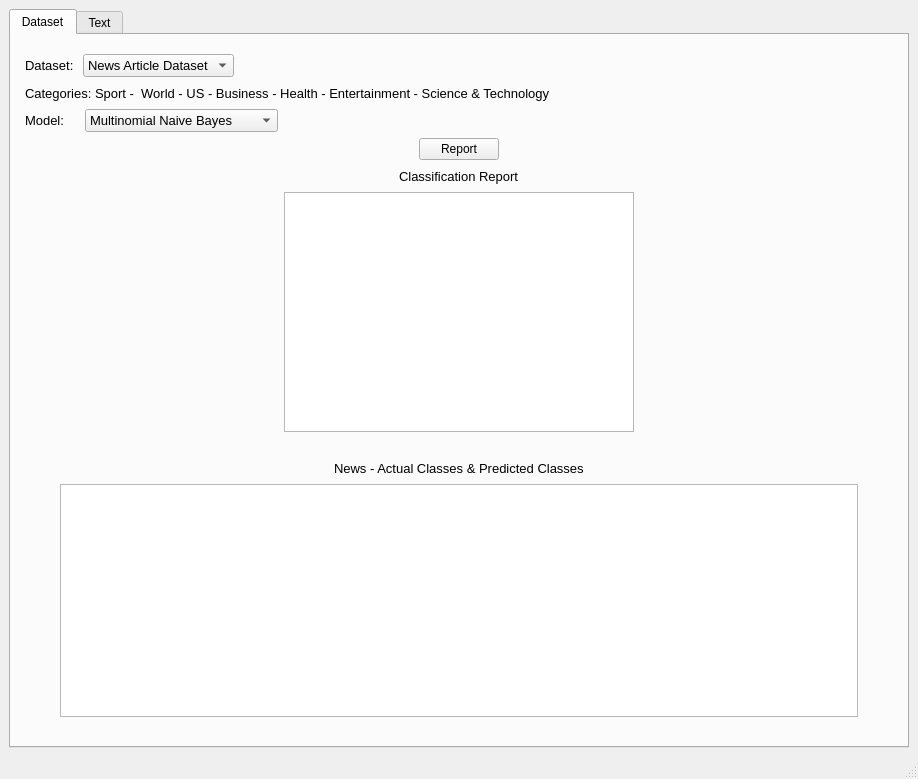
<?xml version="1.0" encoding="UTF-8"?>
<ui version="4.0">
 <class>MainWindow</class>
 <widget class="QMainWindow" name="MainWindow">
  <property name="geometry">
   <rect>
    <x>0</x>
    <y>0</y>
    <width>918</width>
    <height>779</height>
   </rect>
  </property>
  <property name="windowTitle">
   <string>News Classification</string>
  </property>
  <widget class="QWidget" name="centralwidget">
   <layout class="QVBoxLayout" name="verticalLayout_6">
    <item>
     <widget class="QTabWidget" name="tabWidget">
      <property name="currentIndex">
       <number>0</number>
      </property>
      <widget class="QWidget" name="dataset_tab">
       <attribute name="title">
        <string>Dataset</string>
       </attribute>
       <layout class="QVBoxLayout" name="verticalLayout_5">
        <item>
         <layout class="QVBoxLayout" name="verticalLayout_4">
          <item>
           <spacer name="verticalSpacer_2">
            <property name="orientation">
             <enum>Qt::Vertical</enum>
            </property>
            <property name="sizeType">
             <enum>QSizePolicy::Fixed</enum>
            </property>
            <property name="sizeHint" stdset="0">
             <size>
              <width>20</width>
              <height>10</height>
             </size>
            </property>
           </spacer>
          </item>
          <item>
           <layout class="QHBoxLayout" name="horizontalLayout_13">
            <item>
             <spacer name="horizontalSpacer_5">
              <property name="orientation">
               <enum>Qt::Horizontal</enum>
              </property>
              <property name="sizeType">
               <enum>QSizePolicy::Fixed</enum>
              </property>
              <property name="sizeHint" stdset="0">
               <size>
                <width>5</width>
                <height>20</height>
               </size>
              </property>
             </spacer>
            </item>
            <item>
             <widget class="QLabel" name="datasetLabel">
              <property name="font">
               <font>
                <pointsize>10</pointsize>
               </font>
              </property>
              <property name="text">
               <string>Dataset: </string>
              </property>
             </widget>
            </item>
            <item>
             <widget class="QComboBox" name="datasetDatasetBox">
              <property name="font">
               <font>
                <pointsize>10</pointsize>
               </font>
              </property>
              <item>
               <property name="text">
                <string>News Article Dataset</string>
               </property>
              </item>
              <item>
               <property name="text">
                <string>BBC News Dataset</string>
               </property>
              </item>
             </widget>
            </item>
            <item>
             <spacer name="horizontalSpacer_13">
              <property name="orientation">
               <enum>Qt::Horizontal</enum>
              </property>
              <property name="sizeHint" stdset="0">
               <size>
                <width>40</width>
                <height>20</height>
               </size>
              </property>
             </spacer>
            </item>
           </layout>
          </item>
          <item>
           <layout class="QHBoxLayout" name="horizontalLayout_14">
            <item>
             <spacer name="horizontalSpacer_6">
              <property name="orientation">
               <enum>Qt::Horizontal</enum>
              </property>
              <property name="sizeType">
               <enum>QSizePolicy::Fixed</enum>
              </property>
              <property name="sizeHint" stdset="0">
               <size>
                <width>5</width>
                <height>20</height>
               </size>
              </property>
             </spacer>
            </item>
            <item>
             <widget class="QLabel" name="datasetCategories">
              <property name="font">
               <font>
                <pointsize>10</pointsize>
               </font>
              </property>
              <property name="text">
               <string>Categories: Sport -  World - US - Business - Health - Entertainment - Science &amp; Technology</string>
              </property>
             </widget>
            </item>
           </layout>
          </item>
          <item>
           <layout class="QHBoxLayout" name="horizontalLayout_15">
            <item>
             <spacer name="horizontalSpacer_7">
              <property name="orientation">
               <enum>Qt::Horizontal</enum>
              </property>
              <property name="sizeType">
               <enum>QSizePolicy::Fixed</enum>
              </property>
              <property name="sizeHint" stdset="0">
               <size>
                <width>5</width>
                <height>20</height>
               </size>
              </property>
             </spacer>
            </item>
            <item>
             <widget class="QLabel" name="datasetlabel_9">
              <property name="font">
               <font>
                <pointsize>10</pointsize>
               </font>
              </property>
              <property name="text">
               <string>Model:    </string>
              </property>
             </widget>
            </item>
            <item>
             <widget class="QComboBox" name="datasetModelBox">
              <property name="font">
               <font>
                <pointsize>10</pointsize>
               </font>
              </property>
              <item>
               <property name="text">
                <string>Multinomial Naive Bayes</string>
               </property>
              </item>
              <item>
               <property name="text">
                <string>Support Vector Machines</string>
               </property>
              </item>
              <item>
               <property name="text">
                <string>Logistic Regression</string>
               </property>
              </item>
              <item>
               <property name="text">
                <string>Gradient Boosting Classifier</string>
               </property>
              </item>
             </widget>
            </item>
            <item>
             <spacer name="horizontalSpacer_14">
              <property name="orientation">
               <enum>Qt::Horizontal</enum>
              </property>
              <property name="sizeHint" stdset="0">
               <size>
                <width>40</width>
                <height>20</height>
               </size>
              </property>
             </spacer>
            </item>
           </layout>
          </item>
          <item>
           <layout class="QHBoxLayout" name="horizontalLayout_16">
            <item>
             <spacer name="horizontalSpacer_15">
              <property name="orientation">
               <enum>Qt::Horizontal</enum>
              </property>
              <property name="sizeHint" stdset="0">
               <size>
                <width>40</width>
                <height>20</height>
               </size>
              </property>
             </spacer>
            </item>
            <item>
             <widget class="QPushButton" name="datasetPushButton">
              <property name="text">
               <string>Report</string>
              </property>
             </widget>
            </item>
            <item>
             <spacer name="horizontalSpacer_16">
              <property name="orientation">
               <enum>Qt::Horizontal</enum>
              </property>
              <property name="sizeHint" stdset="0">
               <size>
                <width>40</width>
                <height>20</height>
               </size>
              </property>
             </spacer>
            </item>
           </layout>
          </item>
          <item>
           <layout class="QHBoxLayout" name="horizontalLayout_20">
            <item>
             <spacer name="horizontalSpacer_22">
              <property name="orientation">
               <enum>Qt::Horizontal</enum>
              </property>
              <property name="sizeHint" stdset="0">
               <size>
                <width>40</width>
                <height>20</height>
               </size>
              </property>
             </spacer>
            </item>
            <item>
             <widget class="QLabel" name="datasetReportLabel">
              <property name="font">
               <font>
                <pointsize>10</pointsize>
               </font>
              </property>
              <property name="text">
               <string>Classification Report</string>
              </property>
             </widget>
            </item>
            <item>
             <spacer name="horizontalSpacer_21">
              <property name="orientation">
               <enum>Qt::Horizontal</enum>
              </property>
              <property name="sizeHint" stdset="0">
               <size>
                <width>40</width>
                <height>20</height>
               </size>
              </property>
             </spacer>
            </item>
           </layout>
          </item>
          <item>
           <layout class="QHBoxLayout" name="horizontalLayout_17">
            <item>
             <spacer name="horizontalSpacer_17">
              <property name="orientation">
               <enum>Qt::Horizontal</enum>
              </property>
              <property name="sizeType">
               <enum>QSizePolicy::Minimum</enum>
              </property>
              <property name="sizeHint" stdset="0">
               <size>
                <width>40</width>
                <height>20</height>
               </size>
              </property>
             </spacer>
            </item>
            <item>
             <widget class="QTextBrowser" name="datasetReportText">
              <property name="sizePolicy">
               <sizepolicy hsizetype="Fixed" vsizetype="Fixed">
                <horstretch>0</horstretch>
                <verstretch>0</verstretch>
               </sizepolicy>
              </property>
              <property name="minimumSize">
               <size>
                <width>350</width>
                <height>240</height>
               </size>
              </property>
              <property name="font">
               <font>
                <pointsize>10</pointsize>
               </font>
              </property>
             </widget>
            </item>
            <item>
             <spacer name="horizontalSpacer_18">
              <property name="orientation">
               <enum>Qt::Horizontal</enum>
              </property>
              <property name="sizeType">
               <enum>QSizePolicy::Minimum</enum>
              </property>
              <property name="sizeHint" stdset="0">
               <size>
                <width>40</width>
                <height>20</height>
               </size>
              </property>
             </spacer>
            </item>
           </layout>
          </item>
          <item>
           <spacer name="verticalSpacer_4">
            <property name="orientation">
             <enum>Qt::Vertical</enum>
            </property>
            <property name="sizeType">
             <enum>QSizePolicy::Fixed</enum>
            </property>
            <property name="sizeHint" stdset="0">
             <size>
              <width>20</width>
              <height>20</height>
             </size>
            </property>
           </spacer>
          </item>
          <item>
           <layout class="QHBoxLayout" name="horizontalLayout">
            <item>
             <spacer name="horizontalSpacer_24">
              <property name="orientation">
               <enum>Qt::Horizontal</enum>
              </property>
              <property name="sizeHint" stdset="0">
               <size>
                <width>40</width>
                <height>20</height>
               </size>
              </property>
             </spacer>
            </item>
            <item>
             <widget class="QLabel" name="label">
              <property name="font">
               <font>
                <pointsize>10</pointsize>
               </font>
              </property>
              <property name="text">
               <string>News - Actual Classes &amp; Predicted Classes</string>
              </property>
             </widget>
            </item>
            <item>
             <spacer name="horizontalSpacer_25">
              <property name="orientation">
               <enum>Qt::Horizontal</enum>
              </property>
              <property name="sizeHint" stdset="0">
               <size>
                <width>40</width>
                <height>20</height>
               </size>
              </property>
             </spacer>
            </item>
           </layout>
          </item>
          <item>
           <layout class="QHBoxLayout" name="horizontalLayout_18" stretch="0,0,0">
            <item>
             <spacer name="horizontalSpacer_20">
              <property name="orientation">
               <enum>Qt::Horizontal</enum>
              </property>
              <property name="sizeType">
               <enum>QSizePolicy::Minimum</enum>
              </property>
              <property name="sizeHint" stdset="0">
               <size>
                <width>40</width>
                <height>20</height>
               </size>
              </property>
             </spacer>
            </item>
            <item>
             <widget class="QTextBrowser" name="datasetNewsText">
              <property name="font">
               <font>
                <pointsize>10</pointsize>
               </font>
              </property>
             </widget>
            </item>
            <item>
             <spacer name="horizontalSpacer_19">
              <property name="orientation">
               <enum>Qt::Horizontal</enum>
              </property>
              <property name="sizeType">
               <enum>QSizePolicy::Minimum</enum>
              </property>
              <property name="sizeHint" stdset="0">
               <size>
                <width>40</width>
                <height>20</height>
               </size>
              </property>
             </spacer>
            </item>
           </layout>
          </item>
          <item>
           <spacer name="verticalSpacer_3">
            <property name="orientation">
             <enum>Qt::Vertical</enum>
            </property>
            <property name="sizeType">
             <enum>QSizePolicy::Fixed</enum>
            </property>
            <property name="sizeHint" stdset="0">
             <size>
              <width>20</width>
              <height>20</height>
             </size>
            </property>
           </spacer>
          </item>
         </layout>
        </item>
       </layout>
      </widget>
      <widget class="QWidget" name="sentence_tab">
       <attribute name="title">
        <string>Text</string>
       </attribute>
       <layout class="QHBoxLayout" name="horizontalLayout_19">
        <item>
         <layout class="QVBoxLayout" name="verticalLayout_3">
          <item>
           <spacer name="verticalSpacer">
            <property name="orientation">
             <enum>Qt::Vertical</enum>
            </property>
            <property name="sizeType">
             <enum>QSizePolicy::Fixed</enum>
            </property>
            <property name="sizeHint" stdset="0">
             <size>
              <width>20</width>
              <height>10</height>
             </size>
            </property>
           </spacer>
          </item>
          <item>
           <layout class="QHBoxLayout" name="horizontalLayout_9">
            <item>
             <spacer name="horizontalSpacer_8">
              <property name="orientation">
               <enum>Qt::Horizontal</enum>
              </property>
              <property name="sizeType">
               <enum>QSizePolicy::Fixed</enum>
              </property>
              <property name="sizeHint" stdset="0">
               <size>
                <width>5</width>
                <height>20</height>
               </size>
              </property>
             </spacer>
            </item>
            <item>
             <widget class="QLabel" name="sentenceDatasetLabel">
              <property name="font">
               <font>
                <pointsize>10</pointsize>
               </font>
              </property>
              <property name="text">
               <string>Dataset: </string>
              </property>
             </widget>
            </item>
            <item>
             <widget class="QComboBox" name="sentenceDatasetBox">
              <property name="font">
               <font>
                <pointsize>10</pointsize>
               </font>
              </property>
              <item>
               <property name="text">
                <string>News Article Dataset</string>
               </property>
              </item>
              <item>
               <property name="text">
                <string>BBC News Dataset</string>
               </property>
              </item>
             </widget>
            </item>
            <item>
             <spacer name="horizontalSpacer_9">
              <property name="orientation">
               <enum>Qt::Horizontal</enum>
              </property>
              <property name="sizeHint" stdset="0">
               <size>
                <width>40</width>
                <height>20</height>
               </size>
              </property>
             </spacer>
            </item>
           </layout>
          </item>
          <item>
           <layout class="QHBoxLayout" name="horizontalLayout_10">
            <item>
             <spacer name="horizontalSpacer_23">
              <property name="orientation">
               <enum>Qt::Horizontal</enum>
              </property>
              <property name="sizeType">
               <enum>QSizePolicy::Fixed</enum>
              </property>
              <property name="sizeHint" stdset="0">
               <size>
                <width>5</width>
                <height>20</height>
               </size>
              </property>
             </spacer>
            </item>
            <item>
             <widget class="QLabel" name="sentenceCategories">
              <property name="font">
               <font>
                <pointsize>10</pointsize>
               </font>
              </property>
              <property name="text">
               <string>Categories: Sport -  World - US - Business - Health - Entertainment - Science &amp; Technology</string>
              </property>
             </widget>
            </item>
           </layout>
          </item>
          <item>
           <layout class="QHBoxLayout" name="horizontalLayout_11">
            <item>
             <spacer name="horizontalSpacer_10">
              <property name="orientation">
               <enum>Qt::Horizontal</enum>
              </property>
              <property name="sizeHint" stdset="0">
               <size>
                <width>40</width>
                <height>20</height>
               </size>
              </property>
             </spacer>
            </item>
            <item>
             <widget class="QPushButton" name="sentenceClearButton">
              <property name="font">
               <font>
                <pointsize>10</pointsize>
               </font>
              </property>
              <property name="text">
               <string>Clear</string>
              </property>
             </widget>
            </item>
            <item>
             <spacer name="horizontalSpacer_26">
              <property name="orientation">
               <enum>Qt::Horizontal</enum>
              </property>
              <property name="sizeType">
               <enum>QSizePolicy::Fixed</enum>
              </property>
              <property name="sizeHint" stdset="0">
               <size>
                <width>40</width>
                <height>20</height>
               </size>
              </property>
             </spacer>
            </item>
           </layout>
          </item>
          <item>
           <layout class="QHBoxLayout" name="horizontalLayout_4">
            <item>
             <spacer name="horizontalSpacer_3">
              <property name="orientation">
               <enum>Qt::Horizontal</enum>
              </property>
              <property name="sizeType">
               <enum>QSizePolicy::Minimum</enum>
              </property>
              <property name="sizeHint" stdset="0">
               <size>
                <width>40</width>
                <height>20</height>
               </size>
              </property>
             </spacer>
            </item>
            <item>
             <widget class="QTextEdit" name="sentenceTextEdit">
              <property name="sizePolicy">
               <sizepolicy hsizetype="Expanding" vsizetype="MinimumExpanding">
                <horstretch>0</horstretch>
                <verstretch>0</verstretch>
               </sizepolicy>
              </property>
              <property name="font">
               <font>
                <pointsize>10</pointsize>
               </font>
              </property>
             </widget>
            </item>
            <item>
             <spacer name="horizontalSpacer_4">
              <property name="orientation">
               <enum>Qt::Horizontal</enum>
              </property>
              <property name="sizeType">
               <enum>QSizePolicy::Minimum</enum>
              </property>
              <property name="sizeHint" stdset="0">
               <size>
                <width>40</width>
                <height>20</height>
               </size>
              </property>
             </spacer>
            </item>
           </layout>
          </item>
          <item>
           <spacer name="verticalSpacer_7">
            <property name="orientation">
             <enum>Qt::Vertical</enum>
            </property>
            <property name="sizeType">
             <enum>QSizePolicy::Fixed</enum>
            </property>
            <property name="sizeHint" stdset="0">
             <size>
              <width>20</width>
              <height>10</height>
             </size>
            </property>
           </spacer>
          </item>
          <item>
           <layout class="QHBoxLayout" name="horizontalLayout_12">
            <item>
             <spacer name="horizontalSpacer_11">
              <property name="orientation">
               <enum>Qt::Horizontal</enum>
              </property>
              <property name="sizeHint" stdset="0">
               <size>
                <width>40</width>
                <height>20</height>
               </size>
              </property>
             </spacer>
            </item>
            <item>
             <widget class="QPushButton" name="sentenceFindButton">
              <property name="font">
               <font>
                <pointsize>10</pointsize>
               </font>
              </property>
              <property name="text">
               <string>Find The Category</string>
              </property>
             </widget>
            </item>
            <item>
             <spacer name="horizontalSpacer_12">
              <property name="orientation">
               <enum>Qt::Horizontal</enum>
              </property>
              <property name="sizeHint" stdset="0">
               <size>
                <width>40</width>
                <height>20</height>
               </size>
              </property>
             </spacer>
            </item>
           </layout>
          </item>
          <item>
           <spacer name="verticalSpacer_8">
            <property name="orientation">
             <enum>Qt::Vertical</enum>
            </property>
            <property name="sizeType">
             <enum>QSizePolicy::MinimumExpanding</enum>
            </property>
            <property name="sizeHint" stdset="0">
             <size>
              <width>20</width>
              <height>40</height>
             </size>
            </property>
           </spacer>
          </item>
          <item>
           <layout class="QHBoxLayout" name="horizontalLayout_3">
            <item>
             <spacer name="horizontalSpacer">
              <property name="orientation">
               <enum>Qt::Horizontal</enum>
              </property>
              <property name="sizeType">
               <enum>QSizePolicy::Minimum</enum>
              </property>
              <property name="sizeHint" stdset="0">
               <size>
                <width>40</width>
                <height>20</height>
               </size>
              </property>
             </spacer>
            </item>
            <item>
             <widget class="QTableWidget" name="sentenceCategoryTable">
              <property name="sizePolicy">
               <sizepolicy hsizetype="Expanding" vsizetype="Minimum">
                <horstretch>0</horstretch>
                <verstretch>0</verstretch>
               </sizepolicy>
              </property>
              <property name="minimumSize">
               <size>
                <width>0</width>
                <height>50</height>
               </size>
              </property>
              <property name="font">
               <font>
                <pointsize>10</pointsize>
               </font>
              </property>
              <property name="sizeAdjustPolicy">
               <enum>QAbstractScrollArea::AdjustIgnored</enum>
              </property>
              <attribute name="horizontalHeaderCascadingSectionResizes">
               <bool>false</bool>
              </attribute>
              <attribute name="verticalHeaderStretchLastSection">
               <bool>true</bool>
              </attribute>
              <row>
               <property name="text">
                <string>Category</string>
               </property>
               <property name="textAlignment">
                <set>AlignCenter</set>
               </property>
              </row>
              <column>
               <property name="text">
                <string>Multinomial Naive Bayes</string>
               </property>
              </column>
              <column>
               <property name="text">
                <string>Support Vector Machines</string>
               </property>
              </column>
              <column>
               <property name="text">
                <string>Logistic Regression</string>
               </property>
              </column>
              <column>
               <property name="text">
                <string>Gradient Boosting Classifier</string>
               </property>
              </column>
              <item row="0" column="0">
               <property name="text">
                <string/>
               </property>
               <property name="textAlignment">
                <set>AlignCenter</set>
               </property>
              </item>
              <item row="0" column="1">
               <property name="text">
                <string/>
               </property>
               <property name="textAlignment">
                <set>AlignLeading|AlignVCenter</set>
               </property>
              </item>
             </widget>
            </item>
            <item>
             <spacer name="horizontalSpacer_2">
              <property name="orientation">
               <enum>Qt::Horizontal</enum>
              </property>
              <property name="sizeType">
               <enum>QSizePolicy::Minimum</enum>
              </property>
              <property name="sizeHint" stdset="0">
               <size>
                <width>40</width>
                <height>20</height>
               </size>
              </property>
             </spacer>
            </item>
           </layout>
          </item>
          <item>
           <spacer name="verticalSpacer_9">
            <property name="orientation">
             <enum>Qt::Vertical</enum>
            </property>
            <property name="sizeHint" stdset="0">
             <size>
              <width>20</width>
              <height>40</height>
             </size>
            </property>
           </spacer>
          </item>
         </layout>
        </item>
       </layout>
      </widget>
     </widget>
    </item>
   </layout>
  </widget>
  <widget class="QMenuBar" name="menubar">
   <property name="geometry">
    <rect>
     <x>0</x>
     <y>0</y>
     <width>918</width>
     <height>21</height>
    </rect>
   </property>
  </widget>
  <widget class="QStatusBar" name="statusbar"/>
 </widget>
 <resources/>
 <connections>
  <connection>
   <sender>sentenceFindButton</sender>
   <signal>clicked()</signal>
   <receiver>MainWindow</receiver>
   <slot>predict()</slot>
   <hints>
    <hint type="sourcelabel">
     <x>514</x>
     <y>408</y>
    </hint>
    <hint type="destinationlabel">
     <x>955</x>
     <y>400</y>
    </hint>
   </hints>
  </connection>
  <connection>
   <sender>sentenceClearButton</sender>
   <signal>clicked()</signal>
   <receiver>MainWindow</receiver>
   <slot>clear_text_edit()</slot>
   <hints>
    <hint type="sourcelabel">
     <x>847</x>
     <y>160</y>
    </hint>
    <hint type="destinationlabel">
     <x>956</x>
     <y>130</y>
    </hint>
   </hints>
  </connection>
  <connection>
   <sender>datasetPushButton</sender>
   <signal>clicked()</signal>
   <receiver>MainWindow</receiver>
   <slot>classification_report()</slot>
   <hints>
    <hint type="sourcelabel">
     <x>495</x>
     <y>189</y>
    </hint>
    <hint type="destinationlabel">
     <x>952</x>
     <y>173</y>
    </hint>
   </hints>
  </connection>
  <connection>
   <sender>tabWidget</sender>
   <signal>tabBarClicked(int)</signal>
   <receiver>MainWindow</receiver>
   <slot>change_window_size()</slot>
   <hints>
    <hint type="sourcelabel">
     <x>103</x>
     <y>37</y>
    </hint>
    <hint type="destinationlabel">
     <x>168</x>
     <y>21</y>
    </hint>
   </hints>
  </connection>
  <connection>
   <sender>sentenceDatasetBox</sender>
   <signal>currentIndexChanged(int)</signal>
   <receiver>MainWindow</receiver>
   <slot>change_category_list_sentence()</slot>
   <hints>
    <hint type="sourcelabel">
     <x>211</x>
     <y>85</y>
    </hint>
    <hint type="destinationlabel">
     <x>913</x>
     <y>106</y>
    </hint>
   </hints>
  </connection>
  <connection>
   <sender>datasetDatasetBox</sender>
   <signal>currentIndexChanged(int)</signal>
   <receiver>MainWindow</receiver>
   <slot>change_category_list_dataset()</slot>
   <hints>
    <hint type="sourcelabel">
     <x>208</x>
     <y>83</y>
    </hint>
    <hint type="destinationlabel">
     <x>532</x>
     <y>21</y>
    </hint>
   </hints>
  </connection>
 </connections>
 <slots>
  <slot>predict()</slot>
  <slot>clear_text_edit()</slot>
  <slot>change_category_list_sentence()</slot>
  <slot>classification_report()</slot>
  <slot>change_window_size()</slot>
  <slot>change_category_list_dataset()</slot>
 </slots>
</ui>
